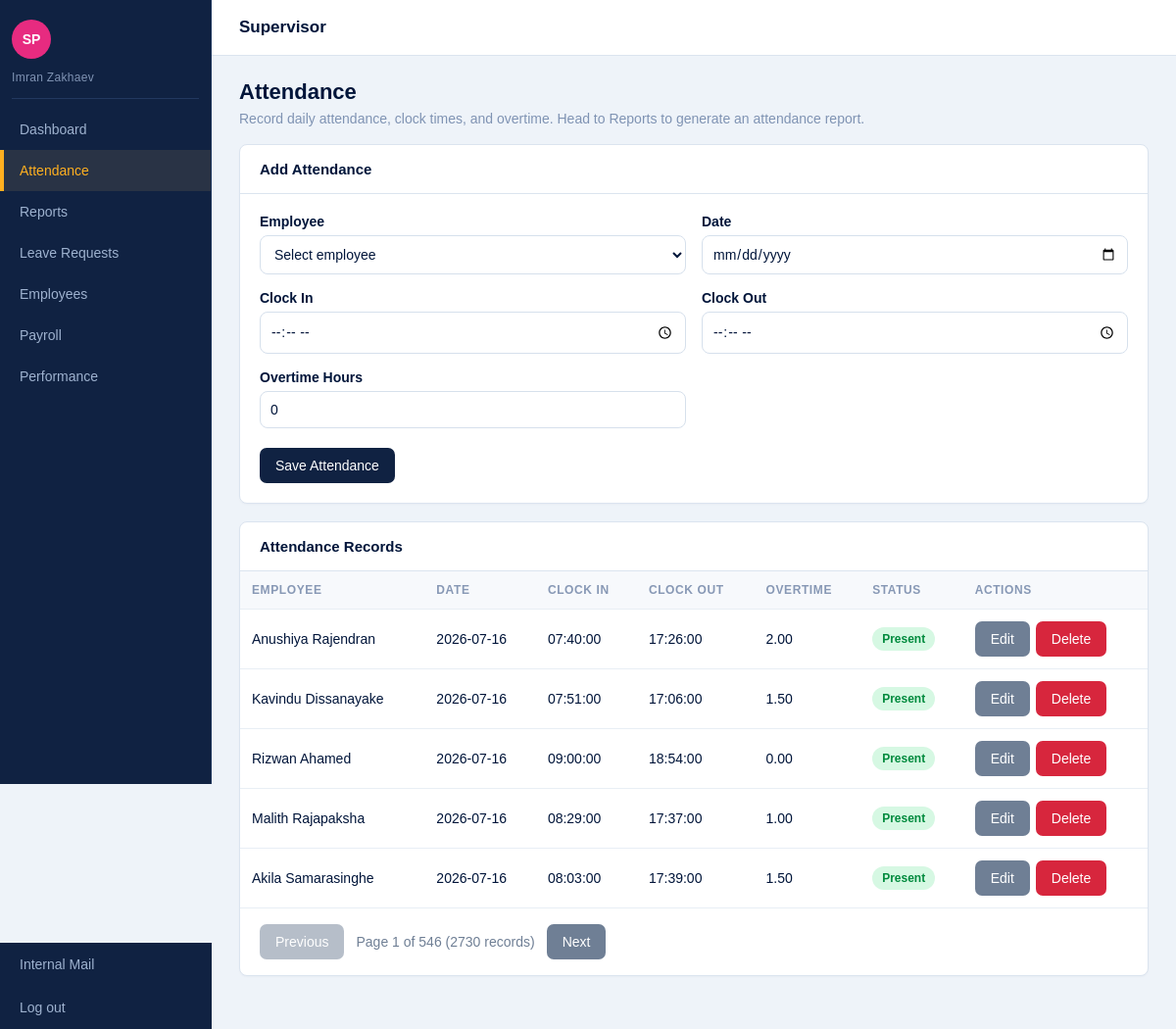
Screenshot of /codebase/login/roles/supervisor/attendance.php (signed in) with the database file from the repository.
### tables this page shows
CREATE TABLE attendance (
    attendance_id INT AUTO_INCREMENT UNIQUE,
    employee_id INT NOT NULL,
    recorded_by INT,
    date DATE NOT NULL,
    clock_in TIME,
    clock_out TIME,
    overtime_hours DECIMAL(5,2) NOT NULL,
    PRIMARY KEY (employee_id, date),
    FOREIGN KEY (employee_id) REFERENCES employee(employee_id),
    FOREIGN KEY (recorded_by) REFERENCES employee(employee_id)
);

CREATE TABLE employee (
    employee_id INT AUTO_INCREMENT PRIMARY KEY,
    user_id INT UNIQUE,
    full_name VARCHAR(100) NOT NULL,
    nic VARCHAR(20) NOT NULL UNIQUE,
    contact_no VARCHAR(20) NOT NULL,
    address TEXT,
    job_title VARCHAR(100) NOT NULL,
    hire_date DATE NOT NULL,
    base_salary DECIMAL(10,2) NOT NULL,
    employment_status VARCHAR(30) NOT NULL,
    FOREIGN KEY (user_id) REFERENCES user_account(user_id)
);

### codebase/login/roles/supervisor/attendance.php (the view, shortened to what this page needs)
<?php
require_once __DIR__ . '/../../config.php';
require_once __DIR__ . '/../../pagination.php';
$editRecord = null;
$perPage = 5;
$totalAttendanceRecords = countRows(
    $connection,
    "SELECT COUNT(*) FROM attendance a JOIN employee e ON e.employee_id = a.employee_id"
);
$totalAttendancePages = max(1, (int) ceil($totalAttendanceRecords / $perPage));
$currentPage = min(getCurrentPage(), $totalAttendancePages);
$offset = ($currentPage - 1) * $perPage;
$attendanceRecords = mysqli_query(
    $connection,
    "SELECT a.attendance_id, a.employee_id, e.full_name, a.date, a.clock_in, a.clock_out, a.overtime_hours
     FROM attendance a
     JOIN employee e ON e.employee_id = a.employee_id
     ORDER BY a.date DESC, a.attendance_id DESC
     LIMIT $perPage OFFSET $offset"
);
?>
<!DOCTYPE html>
<html lang="en">
<head>
  <link rel="stylesheet" href="css/supervisor_style.css">
</head>
<body>
  <header class="topbar"><h1>Supervisor</h1><p>Attendance, clock times, and overtime</p></header>
  <div class="layout">
    <main class="content">
      <section class="page-title">
        <h2>Attendance</h2>
        <p>Record daily attendance, clock times, and overtime. Head to <a href="report/reports.php">Reports</a> to generate an attendance report.</p>
      </section>
      <section class="panel">
        <h3><?= $editRecord ? "Edit Attendance" : "Add Attendance" ?></h3>
        <form method="post" action="attendance.php">
          <div class="form-grid">
            <div class="form-group">
              <label for="employeeId">Employee</label>
              <select id="employeeId" name="employee_id" required>
                <option value="">Select employee</option>
              </select>
            </div>
            <div class="form-group">
              <label for="date">Date</label>
              <input type="date" id="date" name="date" value="<?= htmlspecialchars($editRecord["date"] ?? "") ?>" required>
            </div>
            <div class="form-group">
              <label for="clockIn">Clock In</label>
              <input type="time" id="clockIn" name="clock_in" value="<?= htmlspecialchars($editRecord["clock_in"] ?? "") ?>">
            </div>
            <div class="form-group">
              <label for="clockOut">Clock Out</label>
              <input type="time" id="clockOut" name="clock_out" value="<?= htmlspecialchars($editRecord["clock_out"] ?? "") ?>" data-after="#clockIn">
            </div>
            <div class="form-group">
              <label for="overtimeHours">Overtime Hours</label>
              <input type="number" id="overtimeHours" name="overtime_hours" min="0" step="0.25" value="<?= htmlspecialchars($editRecord["overtime_hours"] ?? "0") ?>">
            </div>
          </div>
          <div class="button-row">
            <button class="btn" type="submit">Save Attendance</button>
          </div>
        </form>
      </section>
      <section class="panel">
        <h3>Attendance Records</h3>
        <div class="table-wrapper">
          <table>
            <thead>
              <tr><th>Employee</th><th>Date</th><th>Clock In</th><th>Clock Out</th><th>Overtime</th><th>Status</th><th>Actions</th></tr>
            </thead>
            <tbody>
              <?php while ($row = mysqli_fetch_assoc($attendanceRecords)): ?>
                <tr>
                  <td><?= htmlspecialchars($row["full_name"]) ?></td>
                  <td><?= htmlspecialchars($row["date"]) ?></td>
                  <td><?= htmlspecialchars($row["clock_in"] ?? "—") ?></td>
                  <td><?= htmlspecialchars($row["clock_out"] ?? "—") ?></td>
                  <td><?= htmlspecialchars($row["overtime_hours"]) ?></td>
                  <td><span class="status <?= $row["clock_in"] ? "resolved" : "pending" ?>"><?= $row["clock_in"] ? "Present" : "Absent" ?></span></td>
                  <td>
                    <div style="display: flex; align-items: center; gap: 6px; flex-wrap: nowrap;">
                      <a class="btn secondary" href="attendance.php?edit=<?= $row["attendance_id"] ?>">Edit</a>
                      <form method="post" action="attendance.php" style="display:inline;">
                        <button class="btn danger" type="submit" onclick="return confirm('Delete this attendance record?');">Delete</button>
                      </form>
                    </div>
                  </td>
                </tr>
              <?php endwhile; ?>
            </tbody>
          </table>
        </div>
      </section>
    </main>
  </div>
</body>
</html>

### codebase/login/roles/supervisor/css/supervisor_style.css (style rules this page uses)
* { box-sizing: border-box; }
body { margin: 0; font-family: Arial, Helvetica, sans-serif; background-color: #eef3f9; color: #00153a; }
a { color: inherit; text-decoration: none; }
.topbar { min-height: 56px; margin-left: 216px; background-color: #ffffff; color: #00153a; border-bottom: 1px solid #dbe4ef; padding: 18px 28px; }
.topbar h1 { margin: 0; font-size: 17px; font-weight: bold; }
.layout { min-height: calc(100vh - 56px); }
.content { margin-left: 216px; padding: 24px 28px 36px; }
.page-title { margin-bottom: 18px; }
.page-title h2 { margin: 0; color: #00153a; font-size: 22px; }
.page-title p { margin: 6px 0 0; color: #7f93b3; font-size: 14px; }
.card, .panel { background-color: #ffffff; border: 1px solid #dbe4ef; border-radius: 8px; box-shadow: 0 1px 2px rgba(16, 34, 66, 0.03); }
.panel { margin-bottom: 18px; overflow: hidden; }
.panel h3 { margin: 0; padding: 16px 20px; border-bottom: 1px solid #dbe4ef; color: #00153a; font-size: 15px; }
.form-grid { display: grid; grid-template-columns: repeat(2, minmax(220px, 1fr)); gap: 16px; padding: 20px; }
.form-group { display: flex; flex-direction: column; }
label { margin-bottom: 6px; color: #00153a; font-size: 14px; font-weight: bold; }
input, select, textarea { width: 100%; padding: 10px; border: 1px solid #d6e0ec; border-radius: 8px; background-color: #ffffff; color: #00153a; font-family: inherit; font-size: 14px; }
.button-row { display: flex; gap: 10px; padding: 0 20px 20px; }
.btn { display: inline-block; padding: 10px 16px; border: none; border-radius: 7px; background-color: #102242; color: #ffffff; font-size: 14px; cursor: pointer; }
.btn.secondary { background-color: #6f7f95; }
.btn.danger { background-color: #d7263d; }
.table-wrapper { overflow-x: auto; }
table { width: 100%; border-collapse: collapse; background-color: #ffffff; }
th, td { padding: 12px; border-bottom: 1px solid #e8eef5; text-align: left; font-size: 14px; }
th { background-color: #f7f9fc; color: #8798b5; font-size: 12px; letter-spacing: 0.6px; text-transform: uppercase; }
.status { display: inline-block; padding: 5px 10px; border-radius: 14px; font-size: 12px; font-weight: bold; }
.status.resolved { background-color: #d6f8e3; color: #008a3d; }

### rows the page displays
attendance: employee.full_name "Anushiya Rajendran", date "2026-07-16", clock_in "07:40:00", clock_out "17:26:00", overtime_hours "2.00", shows "Present"
attendance: employee.full_name "Kavindu Dissanayake", date "2026-07-16", clock_in "07:51:00", clock_out "17:06:00", overtime_hours "1.50", shows "Present"
attendance: employee.full_name "Rizwan Ahamed", date "2026-07-16", clock_in "09:00:00", clock_out "18:54:00", overtime_hours "0.00", shows "Present"
attendance: employee.full_name "Malith Rajapaksha", date "2026-07-16", clock_in "08:29:00", clock_out "17:37:00", overtime_hours "1.00", shows "Present"
attendance: employee.full_name "Akila Samarasinghe", date "2026-07-16", clock_in "08:03:00", clock_out "17:39:00", overtime_hours "1.50", shows "Present"

### other values shown
$_SESSION["full_name"] "Imran Zakhaev"
$item[0] "Dashboard"
$item[0] "Attendance"
$item[0] "Reports"
$item[0] "Leave Requests"
$item[0] "Employees"
$item[0] "Payroll"
$item[0] "Performance"
$page "1"
$totalPages "546"
$totalRows "2730"
